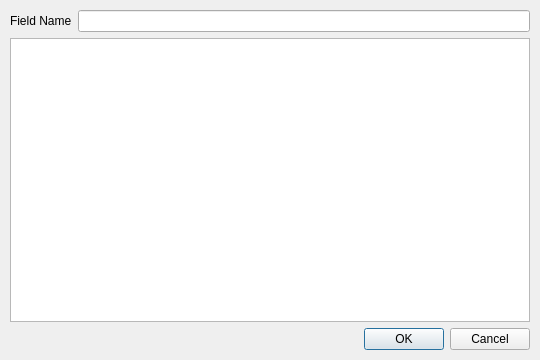
<?xml version="1.0" encoding="UTF-8"?>
<ui version="4.0">
 <class>AddFieldDialog</class>
 <widget class="QDialog" name="AddFieldDialog">
  <property name="geometry">
   <rect>
    <x>0</x>
    <y>0</y>
    <width>540</width>
    <height>360</height>
   </rect>
  </property>
  <property name="windowTitle">
   <string>Add Field</string>
  </property>
  <layout class="QVBoxLayout" name="verticalLayout">
   <property name="leftMargin">
    <number>10</number>
   </property>
   <property name="topMargin">
    <number>10</number>
   </property>
   <property name="rightMargin">
    <number>10</number>
   </property>
   <property name="bottomMargin">
    <number>10</number>
   </property>
   <item>
    <layout class="QFormLayout" name="formLayout">
     <item row="0" column="0">
      <widget class="QLabel" name="name_label">
       <property name="text">
        <string>Field Name</string>
       </property>
      </widget>
     </item>
     <item row="0" column="1">
      <widget class="QLineEdit" name="name_edit"/>
     </item>
    </layout>
   </item>
   <item>
    <widget class="QPlainTextEdit" name="value_edit"/>
   </item>
   <item>
    <widget class="QDialogButtonBox" name="buttonBox">
     <property name="orientation">
      <enum>Qt::Horizontal</enum>
     </property>
     <property name="standardButtons">
      <set>QDialogButtonBox::Cancel|QDialogButtonBox::Ok</set>
     </property>
    </widget>
   </item>
  </layout>
 </widget>
 <resources/>
 <connections>
  <connection>
   <sender>buttonBox</sender>
   <signal>accepted()</signal>
   <receiver>AddFieldDialog</receiver>
   <slot>accept()</slot>
   <hints>
    <hint type="sourcelabel">
     <x>452</x>
     <y>331</y>
    </hint>
    <hint type="destinationlabel">
     <x>269</x>
     <y>179</y>
    </hint>
   </hints>
  </connection>
  <connection>
   <sender>buttonBox</sender>
   <signal>rejected()</signal>
   <receiver>AddFieldDialog</receiver>
   <slot>reject()</slot>
   <hints>
    <hint type="sourcelabel">
     <x>528</x>
     <y>331</y>
    </hint>
    <hint type="destinationlabel">
     <x>269</x>
     <y>179</y>
    </hint>
   </hints>
  </connection>
 </connections>
</ui>
